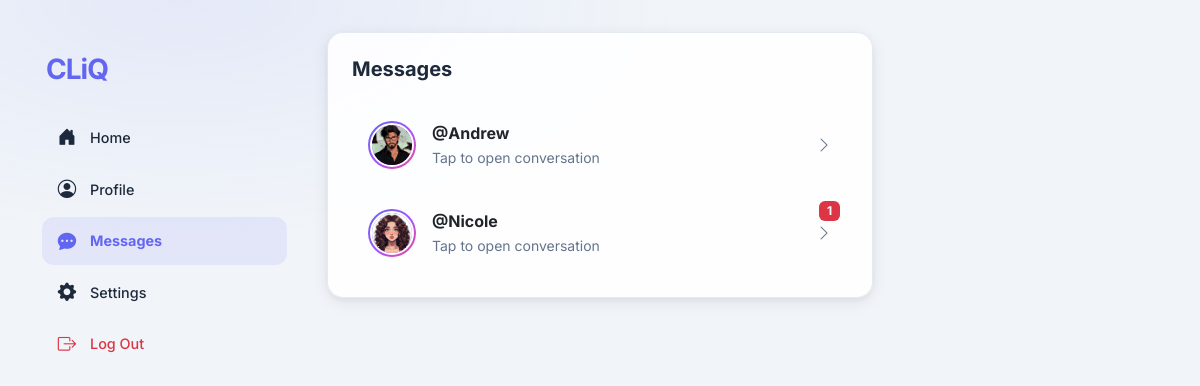
Page /chat (signed in) on the committed database.
### core/models.py (models this page shows, shortened)
class Users(AbstractUser):
    username = models.CharField(max_length=200, null=True ,unique=True)
    email = models.EmailField(unique=True,null=True)
    bio = models.TextField(null=True,default="Bio...")
    location = models.CharField(max_length=100,blank=True)
    avatar = models.ImageField(upload_to="profile_images", null=True,default="avatar.png")
    backgroundImage = models.ImageField(upload_to="background", null=True,default="windows-xp-wallpaper-bliss_T5gheWz.jpg")
    USERNAME_FIELD = 'username'
    REQUIRED_FIELDS = ['email']

### core/views.py (the view)
# urls.py: path('chat',views.chat,name="chat"),
@login_required(login_url='signin')
def chat(request):
    user_profile = request.user
    takip_ettiklerim = Follow.objects.filter(following=request.user).values_list('followed', flat=True)
    takip_ettiklerim_kullanicilar = Users.objects.filter(id__in=takip_ettiklerim)
    for kullanici in takip_ettiklerim_kullanicilar:
        unread_count = Chats.objects.filter(user1=kullanici, user2=request.user, is_read=False).count()
        kullanici.unread_count = unread_count
    context = {
        'user_profile':user_profile,
        'takip_ettiklerim_kullanicilar':takip_ettiklerim_kullanicilar,
    }
    return render(request,'chat.html',context)

### templates/chat.html (shortened to what this page needs)
{% extends 'main.html' %}
{% block content %}
<div class="row g-0 g-lg-4">
    <div class="col-lg-3 d-none d-lg-flex flex-column">
        <div class="left-sidebar sticky-sidebar">
            <div class="sidebar-logo mb-4"><a href="{% url 'index' %}" class="text-decoration-none"><span
                        class="fw-bold fs-3" style="color:var(--primary);letter-spacing:-1px;">CLiQ</span></a></div>
            <nav class="d-flex flex-column gap-1 mb-4">
                <a href="{% url 'index' %}" class="sidebar-nav-link"><i class="bi bi-house-door-fill"></i> Home</a>
                <a href="{% url 'profile' request.user.id %}" class="sidebar-nav-link"><i
                        class="bi bi-person-circle"></i> Profile</a>
                <a href="{% url 'chat' %}" class="sidebar-nav-link active"><i class="bi bi-chat-dots-fill"></i>
                    Messages</a>
                <a href="{% url 'settings' %}" class="sidebar-nav-link"><i class="bi bi-gear-fill"></i> Settings</a>
                <a href="{% url 'logout' %}" class="sidebar-nav-link text-danger"><i class="bi bi-box-arrow-right"></i>
                    Log Out</a>
            </nav>
        </div>
    </div>
    <div class="col-lg-6">
        <div class="modern-card p-4 mt-2">
            <h5 class="fw-bold mb-4">Messages</h5>
            {% if takip_ettiklerim_kullanicilar %}
            <div class="d-flex flex-column gap-2">
                {% for kullanici in takip_ettiklerim_kullanicilar %}
                <a href="{% url 'chat-user' kullanici.id %}" class="text-decoration-none">
                    <div class="d-flex align-items-center gap-3 p-3 rounded-3 chat-row position-relative">
                        <div class="avatar-ring flex-shrink-0"><img src="{{ kullanici.avatar.url }}" width="44"
                                height="44" class="avatar-img"></div>
                        <div>
                            <span class="fw-bold text-dark d-block">@{{ kullanici.username }}</span>
                            <small class="text-muted">Tap to open conversation</small>
                        </div>
                        {% if kullanici.unread_count > 0 %}
                        <span class="badge bg-danger position-absolute top-0 end-0 me-2 mt-2">{{ kullanici.unread_count }}</span>
                        {% endif %}
                        <i class="bi bi-chevron-right text-muted ms-auto"></i>
                    </div>
                </a>
                {% endfor %}
            </div>
            {% else %}
            <div class="text-center py-4">
                <i class="bi bi-chat-dots text-muted display-5 mb-3"></i>
                <p class="text-muted">Follow people to start messaging them.</p>
            </div>
            {% endif %}
        </div>
    </div>
</div>
{% endblock %}

### core/static/style.css (style rules this page uses)
:root { --primary: #6366f1; --primary-hover: #4f46e5; --primary-light: rgba(99, 102, 241, 0.10); --danger: #ef4444; --bg: #f1f5f9; --card: rgba(255, 255, 255, 0.88); --card-border: rgba(203, 213, 225, 0.5); --text: #1e293b; --text-muted: #64748b; --shadow-sm: 0 1px 3px rgba(0, 0, 0, 0.07); --shadow-md: 0 4px 16px rgba(0, 0, 0, 0.08), 0 2px 6px rgba(0, 0, 0, 0.05); --shadow-lg: 0 12px 32px rgba(0, 0, 0, 0.12); --radius: 16px; --radius-sm: 10px; --sidebar-w: 240px; }
*, *::before, *::after { box-sizing: border-box; margin: 0; padding: 0; }
body { font-family: 'Inter', system-ui, -apple-system, sans-serif; background: var(--bg); color: var(--text); -webkit-font-smoothing: antialiased; min-height: 100vh; }
body::before { content: ''; position: fixed; inset: 0; background: radial-gradient(ellipse 70% 50% at 15% 0%, rgba(99, 102, 241, 0.08) 0%, transparent 60%), radial-gradient(ellipse 50% 40% at 85% 100%, rgba(168, 85, 247, 0.06) 0%, transparent 60%); pointer-events: none; z-index: 0; }
.modern-card { background: var(--card); backdrop-filter: blur(14px); -webkit-backdrop-filter: blur(14px); border: 1px solid var(--card-border); border-radius: var(--radius); box-shadow: var(--shadow-md); transition: box-shadow 0.25s ease; overflow: hidden; }
.sticky-sidebar { position: sticky; top: 24px; }
.left-sidebar { padding: 24px 16px 24px 0; }
.sidebar-logo { padding: 0 4px; }
.sidebar-nav-link { display: flex; align-items: center; gap: 12px; padding: 10px 14px; border-radius: 12px; font-weight: 500; font-size: 0.9rem; color: var(--text); text-decoration: none; transition: background 0.18s ease, color 0.18s ease; }
.sidebar-nav-link i { font-size: 1.15rem; width: 22px; text-align: center; }
.sidebar-nav-link.active { background: var(--primary-light); color: var(--primary); font-weight: 700; }
.avatar-ring { padding: 2px; background: linear-gradient(135deg, #6366f1 0%, #a855f7 55%, #ec4899 100%); border-radius: 50%; display: inline-flex; flex-shrink: 0; }
.avatar-img { border: 2px solid #fff; border-radius: 50%; object-fit: cover; display: block; }
.text-muted { color: var(--text-muted) !important; }

### templates/chat.html (style rules this page uses)
.chat-row { transition: background 0.18s ease; }

### rows in the picture
Users: avatar (picture), username "Andrew"
Users: avatar (picture), username "Nicole", unread_count "1"
